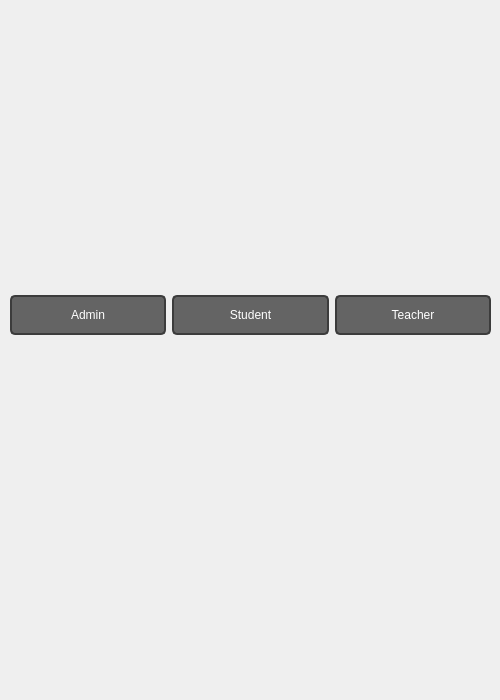
<?xml version="1.0" encoding="UTF-8"?>
<ui version="4.0">
 <class>Dialog</class>
 <widget class="QDialog" name="Dialog">
  <property name="geometry">
   <rect>
    <x>0</x>
    <y>0</y>
    <width>500</width>
    <height>700</height>
   </rect>
  </property>
  <property name="windowTitle">
   <string>Dialog</string>
  </property>
  <property name="styleSheet">
   <string notr="true">background-color: rgb(50, 50, 50);
QHBoxLayout{
background-color: rgb(30,30,30);
}</string>
  </property>
  <widget class="QWidget" name="horizontalLayoutWidget">
   <property name="geometry">
    <rect>
     <x>10</x>
     <y>250</y>
     <width>481</width>
     <height>131</height>
    </rect>
   </property>
   <layout class="QHBoxLayout" name="horizontalLayout">
    <item>
     <widget class="QPushButton" name="Admin">
      <property name="minimumSize">
       <size>
        <width>0</width>
        <height>40</height>
       </size>
      </property>
      <property name="styleSheet">
       <string notr="true">QPushButton{
background-color: rgb(100 ,100,100);border: 2px solid rgb(60, 60, 60);border-radius: 5px;color:rgb(255,255,255)
}
QPushButton:hover{
background-color: rgb(120 ,120,120);border: 2px solid rgb(60, 60, 60);border-radius: 5px;color:rgb(255,255,255)
}</string>
      </property>
      <property name="text">
       <string>Admin</string>
      </property>
     </widget>
    </item>
    <item>
     <widget class="QPushButton" name="Student">
      <property name="minimumSize">
       <size>
        <width>0</width>
        <height>40</height>
       </size>
      </property>
      <property name="styleSheet">
       <string notr="true">QPushButton{
background-color: rgb(100 ,100,100);border: 2px solid rgb(60, 60, 60);border-radius: 5px;color:rgb(255,255,255)
}
QPushButton:hover{
background-color: rgb(120 ,120,120);border: 2px solid rgb(60, 60, 60);border-radius: 5px;color:rgb(255,255,255)
}</string>
      </property>
      <property name="text">
       <string>Student</string>
      </property>
     </widget>
    </item>
    <item>
     <widget class="QPushButton" name="Teacher">
      <property name="minimumSize">
       <size>
        <width>0</width>
        <height>40</height>
       </size>
      </property>
      <property name="styleSheet">
       <string notr="true">QPushButton{
background-color: rgb(100 ,100,100);border: 2px solid rgb(60, 60, 60);border-radius: 5px;color:rgb(255,255,255)
}
QPushButton:hover{
background-color: rgb(120 ,120,120);border: 2px solid rgb(60, 60, 60);border-radius: 5px;color:rgb(255,255,255)
}</string>
      </property>
      <property name="text">
       <string>Teacher</string>
      </property>
     </widget>
    </item>
   </layout>
  </widget>
 </widget>
 <resources/>
 <connections/>
</ui>
